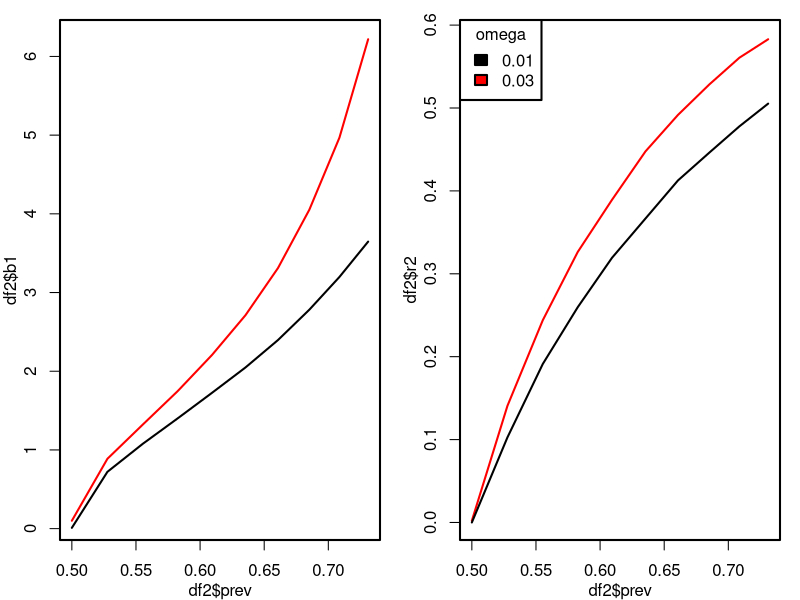
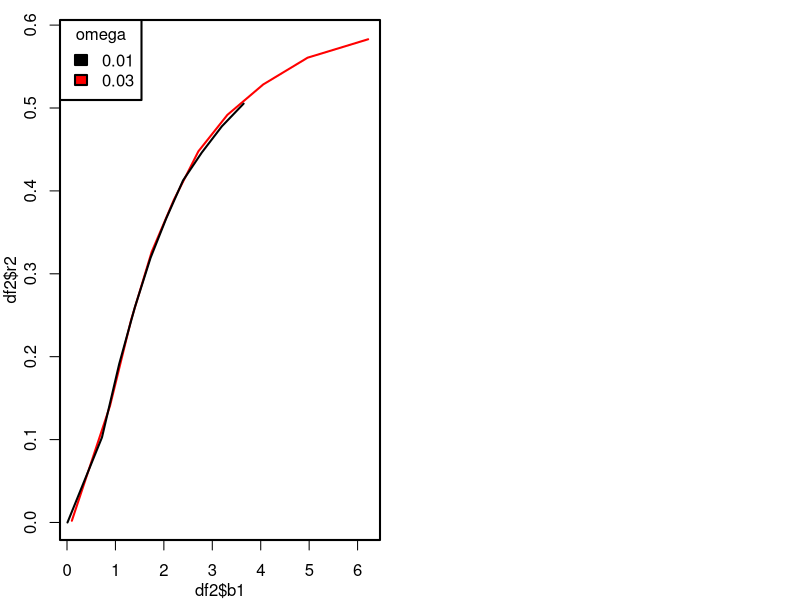

The R source for these figures, in order:
##hold IMV constant
f<-function(b0,omega=0.01) {
    getp<-function(a) { #see eqn 7. this identies the isomorphic coin
        f<-function(p,a) abs(p*log(p)+(1-p)*log(1-p)-log(a))
        nlminb(.5,f,lower=0.001,upper=.999,a=a)$par
    }
    a<-1/(1+exp(-b0))
    w0<-getp(a)
    w1<-omega*w0+w0
    ##
    getp.inv<-function(p) { #see eqn 7. this identies the isomorphic coin
        f<-function(a,p) abs(p*log(p)+(1-p)*log(1-p)-log(a))
        nlminb(.5,f,lower=0.5,upper=.999,p=p)$par
    }
    a1<-getp.inv(w1)
    x<-rnorm(100000)
    ##
    llpart<-function(b1,a1,x) {
        p<-1/(1+exp(-1*(b0+b1*x)))
        l<-p*log(p)+(1-p)*log(1-p)
        abs(log(a1)-mean(l))
    }
    ## llp<-list()
    ## for (b1 in seq(0,1,length.out=25)) llp[[as.character(b1)]]<-llpart(b1,a1=a1,x=x)
    ## plot(seq(0,1,length.out=25),unlist(llp))
    b1<-optim(0,llpart,lower=0,upper=10,a1=a1,x=x,method="Brent")$par
    ##
    p<-1/(1+exp(-1*(b0+b1*x)))
    y<-rbinom(length(x),1,p)
    r2<-cor(y,x)^2
    ##
    c(prev=a,b1=b1,r2=r2)
}
L<-list()
for (b0 in seq(0,1,length.out=10)) L[[as.character(b0)]]<-f(b0,omega=0.005)
df1<-data.frame(do.call("rbind",L))
L<-list()
for (b0 in seq(0,1,length.out=10)) L[[as.character(b0)]]<-f(b0,omega=.05)
df2<-data.frame(do.call("rbind",L))

par(mfrow=c(1,2),mar=c(3,3,1,1),mgp=c(2,1,0),lwd=2)
plot(df2$prev,df2$b1,type='l',col='red')
lines(df1$prev,df1$b1,col='black')
plot(df2$prev,df2$r2,type='l',col='red')
lines(df1$prev,df1$r2,col='black')
legend("topleft",title="omega",legend=c(0.01,0.03),fill=c("black","red"))

plot(df2$b1,df2$r2,type='l',col='red')
lines(df1$b1,df1$r2,col='black')
legend("topleft",title="omega",legend=c(0.01,0.03),fill=c("black","red"))

